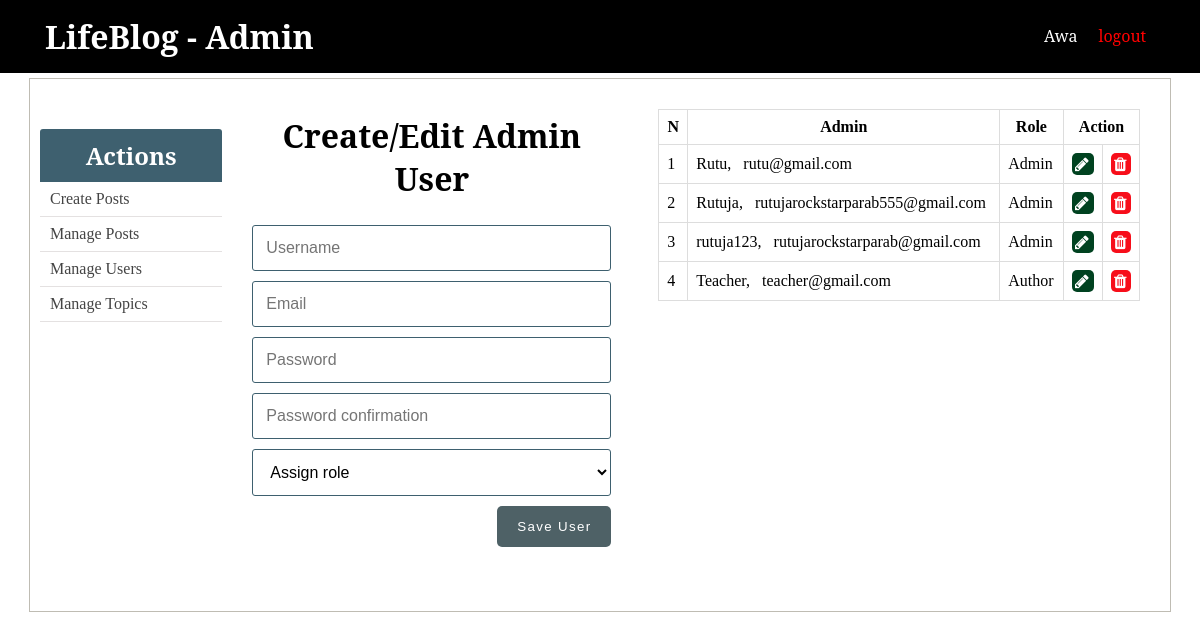
/admin/users.php, run on the app's committed database.
### tables this page shows
CREATE TABLE `users` (
  `id` int(11) NOT NULL,
  `username` varchar(255) NOT NULL,
  `email` varchar(255) NOT NULL,
  `role` enum('Author','Admin') DEFAULT NULL,
  `password` varchar(255) NOT NULL,
  `created_at` timestamp NULL DEFAULT current_timestamp(),
  `updated_at` timestamp NULL DEFAULT NULL
);

### admin/includes/admin_functions.php (called while the page is built, shortened)
<?php
$isEditingUser = false;
$username = "";
$email = "";
function getAdminUsers(){
	global $conn, $roles;
	$sql = "SELECT * FROM users WHERE role IS NOT NULL";
	$result = mysqli_query($conn, $sql);
	$users = mysqli_fetch_all($result, MYSQLI_ASSOC);
	return $users;
}
?>

### admin/users.php (the view, shortened to what this page needs)
<?php  include('../config.php'); ?>
<?php  include(ROOT_PATH . '/admin/includes/admin_functions.php'); ?>
<?php
	$admins = getAdminUsers();
?>
<?php include(ROOT_PATH . '/admin/includes/head_section.php'); ?>
</head>
<body>
	<?php include(ROOT_PATH . '/admin/includes/navbar.php') ?>
	<div class="container content">
		<?php include(ROOT_PATH . '/admin/includes/menu.php') ?>
		<div class="action">
			<h1 class="page-title">Create/Edit Admin User</h1>
			<form method="post" action="<?php echo BASE_URL . 'admin/users.php'; ?>" >
				<input type="text" name="username" value="<?php echo $username; ?>" placeholder="Username">
				<input type="email" name="email" value="<?php echo $email ?>" placeholder="Email">
				<input type="password" name="password" placeholder="Password">
				<input type="password" name="passwordConfirmation" placeholder="Password confirmation">
				<select name="role">
					<option value="" selected disabled>Assign role</option>
				</select>
				<?php if ($isEditingUser === true): ?>
					<button type="submit" class="btn" name="update_admin">UPDATE</button>
				<?php else: ?>
					<button type="submit" class="btn" name="create_admin">Save User</button>
				<?php endif ?>
			</form>
		</div>
		<div class="table-div">
			<?php if (empty($admins)): ?>
				<h1>No admins in the database.</h1>
			<?php else: ?>
				<table class="table">
					<thead>
						<th>N</th>
						<th>Admin</th>
						<th>Role</th>
						<th colspan="2">Action</th>
					</thead>
					<tbody>
					<?php foreach ($admins as $key => $admin): ?>
						<tr>
							<td><?php echo $key + 1; ?></td>
							<td>
								<?php echo $admin['username']; ?>, &nbsp;
								<?php echo $admin['email']; ?>
							</td>
							<td><?php echo $admin['role']; ?></td>
							<td>
								<a class="fa fa-pencil btn edit"
									href="users.php?edit-admin=<?php echo $admin['id'] ?>">
								</a>
							</td>
							<td>
								<a class="fa fa-trash btn delete"
								    href="users.php?delete-admin=<?php echo $admin['id'] ?>">
								</a>
							</td>
						</tr>
					<?php endforeach ?>
					</tbody>
				</table>
			<?php endif ?>
		</div>
	</div>
</body>
</html>

### static/css/admin_styling.css (style rules this page uses)
* { margin: 0px; padding: 0px; }
a { text-decoration: none; }
h1, h2, h3, h4, h5, h6 { font-family: 'Noto Serif', serif; }
form { width: 60%; margin: 5px auto; padding-bottom: 50px; }
form input[type=file], input[type=email], input[type=password], input[type=text], form select, form textarea { width: 100%; display: block; padding: 13px 13px; font-size: 1em; margin: 5px auto 10px; border-radius: 3px; box-sizing : border-box; background: transparent; border: 1px solid #3E606F; }
form button { float: right; margin-left: 24%; }
table { border-collapse: collapse; width: 70%; margin: 20px auto; }
th, td { padding: 8px; text-align: left; border: 1px solid #ddd; }
th { text-align: center; }
.btn { color: white; background: #4E6166; text-align: center; border: none; border-radius: 5px; display: block; letter-spacing: .1em; padding: 13px 20px; text-decoration: none; }
.container { width: 95%; margin: 5px auto 50px; border: 1px solid #BFBCB3; padding: 10px 0px 50px; }
.container:after { content: ""; display: block; clear: both; }
.container.content .action { width: 35%; float: left; text-align: center; }
.container.content .action form { width: 90%; }
.container.content .action .page-title { margin: 25px; }
.table-div { float: left; width: 47%; }
.table-div table { width: 90%; }
.table-div a.fa { color: white; padding: 3px; }
.table-div .edit { background: #004220; }
.table-div .delete { background: #F70E1A; }

### data on the page
users: username "Rutu", email "rutu@gmail.com", role "Admin"
users: username "Rutuja", email "rutujarockstarparab555@gmail.com", role "Admin"
users: username "rutuja123", email "rutujarockstarparab@gmail.com", role "Admin"
users: username "Teacher", email "teacher@gmail.com", role "Author"
